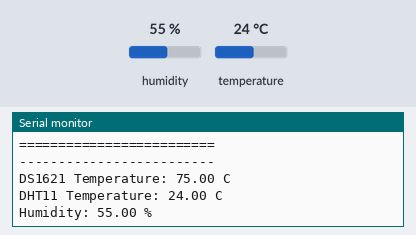
The sketch below on a simulated Arduino Uno, built with avr-gcc and run on an emulated ATmega328P. Shown: the last lines printed to the serial monitor. Wiring (inferred from the names in the program): LM75 temperature sensor at I2C address 0x48. The inputs (shaded band) are chosen by the test bench; at power-on: humidity 55 %, temperature 24 °C.

Above: at 2.2 s.
2.3 s: humidity set to 22 %
At 3.5 s:
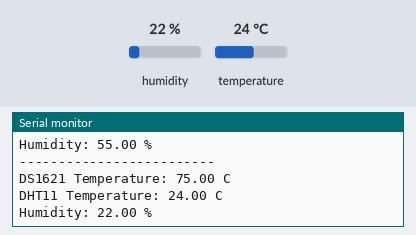
5.1 s: temperature set to 12 °C
At 6.2 s:
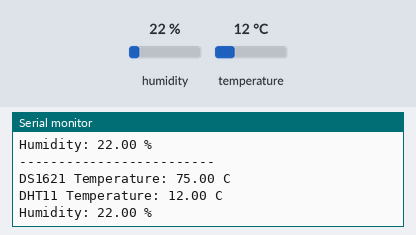
7.9 s: humidity set to 40 %
At 10.3 s:
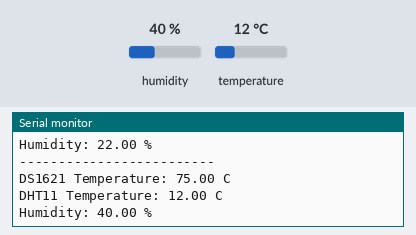
Timing chart, 0 to 11.8 s (numbered marks = the images above; inputs shaded):
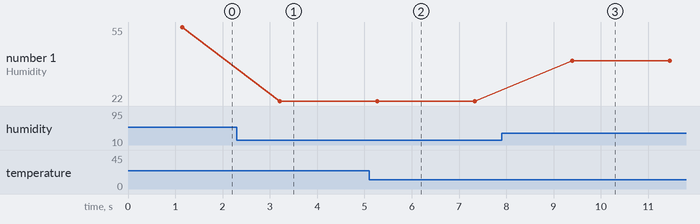

The sketch:

weather_logger.ino
```cpp
#include <Wire.h>
#include <DHT.h>

// DS1621 configuration
#define DS1621_ADDRESS 0x48

// DHT11 configuration
#define DHT_PIN 2
#define DHT_TYPE DHT11

DHT dht(DHT_PIN, DHT_TYPE);

void setup()
{
    Serial.begin(9600);

    Wire.begin();
    dht.begin();

    delay(1000);

    // Start DS1621 temperature conversion
    Wire.beginTransmission(DS1621_ADDRESS);
    Wire.write(0xEE);
    Wire.endTransmission();

    Serial.println("ENVIRONMENTAL DATA LOGGER");
    Serial.println("=========================");
}

void loop()
{
    float dsTemperature = -999;

    // Read DS1621 temperature
    Wire.beginTransmission(DS1621_ADDRESS);
    Wire.write(0xAA);

    if (Wire.endTransmission() == 0)
    {
        Wire.requestFrom(DS1621_ADDRESS, 2);

        if (Wire.available() >= 2)
        {
            int8_t whole = Wire.read();
            byte fraction = Wire.read();

            dsTemperature = whole + ((fraction & 0x80) ? 0.5 : 0.0);
        }
    }

    // Read DHT11
    float dhtTemperature = dht.readTemperature();
    float humidity = dht.readHumidity();

    // Display results
    Serial.println("-------------------------");

    if (dsTemperature != -999)
    {
        Serial.print("DS1621 Temperature: ");
        Serial.print(dsTemperature);
        Serial.println(" C");
    }
    else
    {
        Serial.println("DS1621: Sensor Error");
    }

    if (!isnan(dhtTemperature) && !isnan(humidity))
    {
        Serial.print("DHT11 Temperature: ");
        Serial.print(dhtTemperature);
        Serial.println(" C");

        Serial.print("Humidity: ");
        Serial.print(humidity);
        Serial.println(" %");
    }
    else
    {
        Serial.println("DHT11: Sensor Error");
    }

    delay(2000);
}
```

Measured:
- after the input at 2.3 s, the serial monitor: prints a new line after 0.91 s (image 1)
- after the input at 5.1 s, the serial monitor: prints a new line after 0.14 s (image 2)
- after the input at 7.9 s, the serial monitor: prints a new line after 1.5 s (image 3)
- plotted number 1: 55 → 22 after the input at 2.3 s, 22 → 40 after the input at 7.9 s
